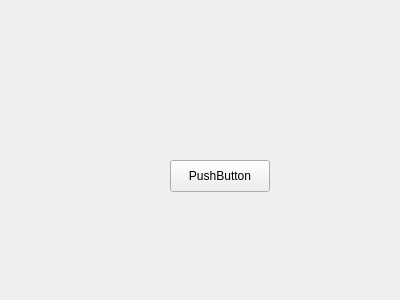
<?xml version="1.0" encoding="UTF-8"?>
<ui version="4.0">
 <class>Form</class>
 <widget class="QWidget" name="Form">
  <property name="geometry">
   <rect>
    <x>0</x>
    <y>0</y>
    <width>400</width>
    <height>300</height>
   </rect>
  </property>
  <property name="windowTitle">
   <string>Form</string>
  </property>
  <widget class="QPushButton" name="btr_ok">
   <property name="geometry">
    <rect>
     <x>170</x>
     <y>160</y>
     <width>100</width>
     <height>32</height>
    </rect>
   </property>
   <property name="text">
    <string>PushButton</string>
   </property>
  </widget>
 </widget>
 <resources/>
 <connections/>
</ui>
